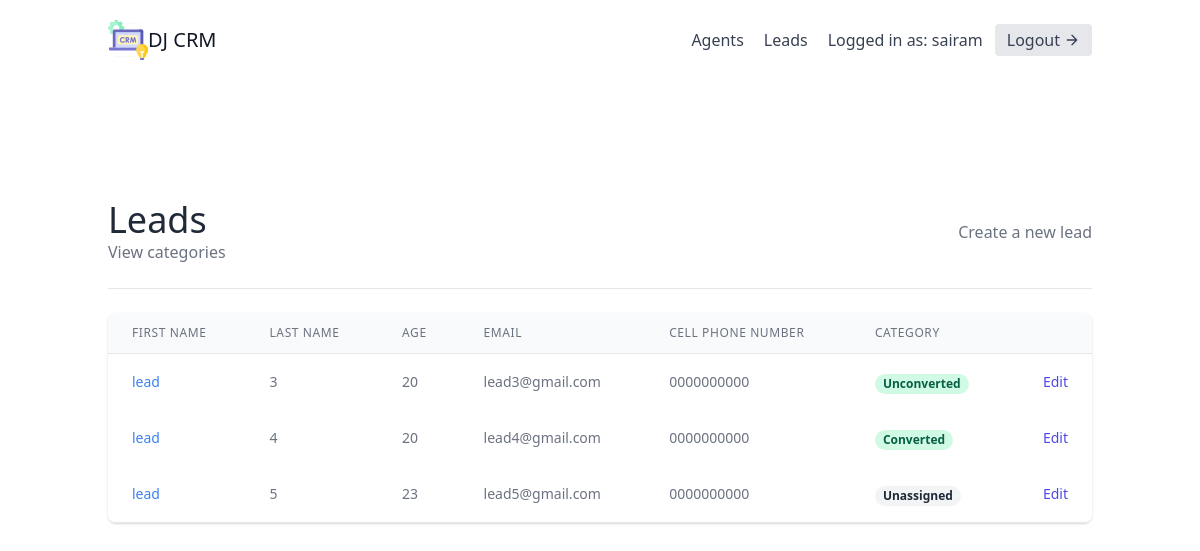
The app's page /leads/ (signed in) with its own data.
### leads/models.py (models this page shows, shortened)
class User(AbstractUser):
    is_organisor = models.BooleanField(default=True)
    is_agent = models.BooleanField(default=False)

class Lead(models.Model):
    first_name = models.CharField(max_length=20)
    last_name = models.CharField(max_length=20)
    age = models.IntegerField(default=0)
    organisation = models.ForeignKey(UserProfile, on_delete=models.CASCADE)
    agent = models.ForeignKey("Agent", null=True, blank=True, on_delete=models.SET_NULL)
    category = models.ForeignKey("Category", related_name="leads", null=True, blank=True, on_delete=models.SET_NULL)
    description = models.TextField()
    date_added = models.DateTimeField(auto_now_add=True)
    phone_number = models.CharField(max_length=20)
    email = models.EmailField()
    profile_picture = models.ImageField(null=True, blank=True, upload_to="profile_pictures/")
    converted_date = models.DateTimeField(null=True, blank=True)
    objects = LeadManager()

class Category(models.Model):
    name = models.CharField(max_length=30)  # New, Contacted, Converted, Unconverted
    organisation = models.ForeignKey(UserProfile, on_delete=models.CASCADE)

### leads/views.py (the view)
# urls.py: path('', LeadListView.as_view(), name='lead-list'),
class LeadListView(LoginRequiredMixin, generic.ListView):
    template_name = "leads/lead_list.html"
    context_object_name = "leads"
    def get_queryset(self):
        user = self.request.user
        if user.is_organisor:
            queryset = Lead.objects.filter(
                organisation=user.userprofile,
                agent__isnull=False
            )
        else:
            queryset = Lead.objects.filter(
                organisation=user.agent.organisation,
                agent__isnull=False
            )
            queryset = queryset.filter(agent__user=user)
        return queryset
    def get_context_data(self, **kwargs):
        context = super(LeadListView, self).get_context_data(**kwargs)
        user = self.request.user
        if user.is_organisor:
            queryset = Lead.objects.filter(
                organisation=user.userprofile,
                agent__isnull=True
            )
            context.update({
                "unassigned_leads": queryset
            })
        return context

### leads/models.py (called while the page is built)
    def get_queryset(self):
        return super().get_queryset()

### leads/templates/leads/lead_list.html (shortened to what this page needs)
{% extends "base.html" %}
{% block content %}
<section class="text-gray-700 body-font">
    <div class="container px-5 py-24 mx-auto flex flex-wrap">
        <div class="w-full mb-6 py-6 flex justify-between items-center border-b border-gray-200">
            <div>
                <h1 class="text-4xl text-gray-800">Leads</h1>
                <a class="text-gray-500 hover:text-blue-500" href="{% url 'leads:category-list' %}">
                    View categories
                </a>
            </div>
            {% if request.user.is_organisor %}
            <div>
                <a class="text-gray-500 hover:text-blue-500" href="{% url 'leads:lead-create' %}">
                    Create a new lead
                </a>
            </div>
            {% endif %}
        </div>
        <div class="flex flex-col w-full">
            <div class="-my-2 overflow-x-auto sm:-mx-6 lg:-mx-8">
            <div class="py-2 align-middle inline-block min-w-full sm:px-6 lg:px-8">
                <div class="shadow overflow-hidden border-b border-gray-200 sm:rounded-lg">
                <table class="min-w-full divide-y divide-gray-200">
                    <thead class="bg-gray-50">
                        <tr>
                            <th scope="col" class="px-6 py-3 text-left text-xs font-medium text-gray-500 uppercase tracking-wider">
                            First Name
                            </th>
                            <th scope="col" class="px-6 py-3 text-left text-xs font-medium text-gray-500 uppercase tracking-wider">
                            Last Name
                            </th>
                            <th scope="col" class="px-6 py-3 text-left text-xs font-medium text-gray-500 uppercase tracking-wider">
                            Age
                            </th>
                            <th scope="col" class="px-6 py-3 text-left text-xs font-medium text-gray-500 uppercase tracking-wider">
                            Email
                            </th>
                            <th scope="col" class="px-6 py-3 text-left text-xs font-medium text-gray-500 uppercase tracking-wider">
                            Cell Phone Number
                            </th>
                            <th scope="col" class="px-6 py-3 text-left text-xs font-medium text-gray-500 uppercase tracking-wider">
                            Category
                            </th>
                            <th scope="col" class="relative px-6 py-3">
                            </th>
                        </tr>
                    </thead>
                    <tbody>
                        {% for lead in leads %}
                            <tr class="bg-white">
                                <td class="px-6 py-4 whitespace-nowrap text-sm font-medium text-gray-900">
                                    <a class="text-blue-500 hover:text-blue-800" href="{% url 'leads:lead-detail' lead.pk %}">{{ lead.first_name }}</a>
                                </td>
                                <td class="px-6 py-4 whitespace-nowrap text-sm text-gray-500">
                                    {{ lead.last_name }}
                                </td>
                                <td class="px-6 py-4 whitespace-nowrap text-sm text-gray-500">
                                    {{ lead.age }}
                                </td>
                                <td class="px-6 py-4 whitespace-nowrap text-sm text-gray-500">
                                    {{ lead.email }}
                                </td>
                                <td class="px-6 py-4 whitespace-nowrap text-sm text-gray-500">
                                    {{ lead.phone_number }}
                                </td>
                                <td class="px-6 py-4 whitespace-nowrap">
                                    {% if lead.category %}
                                        <span class="px-2 inline-flex text-xs leading-5 font-semibold rounded-full bg-green-100 text-green-800">
                                            {{ lead.category.name }}
                                        </span>
                                    {% else %}
                                        <span class="px-2 inline-flex text-xs leading-5 font-semibold rounded-full bg-gray-100 text-gray-800">
                                            Unassigned
                                        </span>
                                    {% endif %}
                                </td>
                                <td class="px-6 py-4 whitespace-nowrap text-right text-sm font-medium">
                                    <a href="{% url 'leads:lead-update' lead.pk %}" class="text-indigo-600 hover:text-indigo-900">
                                        Edit
                                    </a>
                                </td>
                            </tr>
                        {% empty %}
                        <p>There are currently no leads</p>
                        {% endfor %}
                    </tbody>
                </table>
                </div>
            </div>
            </div>
        </div>
    </div>
</section>
{% endblock content %}

### templates/base.html (shortened to what this page needs)
{% load static %}
<!DOCTYPE html>
<html lang="en">
<head>
    <link href="{% static 'css/styles.css' %}" rel="stylesheet">
</head>
<body>
    <div class="max-w-7xl mx-auto">
        {% include 'navbar.html' %}
        {% block content %}
        {% endblock content %}
    </div>
</body>
</html>

### templates/navbar.html (shortened to what this page needs)
<header class="text-gray-700 body-font">
    <div class="container mx-auto flex flex-wrap p-5 flex-col md:flex-row items-center">
      <a href="{% url 'dashboard' %}" class="flex title-font font-medium items-center text-gray-900 mb-4 md:mb-0">
        <span class="ml-5 text-xl ">DJ CRM</span>
      </a>
      <nav class="md:ml-auto flex flex-wrap items-center text-base justify-center">
        {% if not request.user.is_authenticated %}
          <a href="{% url 'signup' %}" class="mr-5 hover:text-gray-900">Signup</a>
        {% else %}
          {% if request.user.is_organisor %}
          <a href="{% url 'agents:agent-list' %}" class="mr-5 hover:text-gray-900">Agents</a>
          {% endif %}
          <a href="{% url 'leads:lead-list' %}" class="mr-5 hover:text-gray-900">Leads</a>
        {% endif %}
      </nav>
      {% if request.user.is_authenticated %}
        Logged in as: {{ request.user.username }}
        <a href="{% url 'logout' %}" class="ml-3 inline-flex items-center bg-gray-200 border-0 py-1 px-3 focus:outline-none hover:bg-gray-300 rounded text-base mt-4 md:mt-0">
          Logout
            <svg fill="none" stroke="currentColor" stroke-linecap="round" stroke-linejoin="round" stroke-width="2" class="w-4 h-4 ml-1" viewBox="0 0 24 24">
                <path d="M5 12h14M12 5l7 7-7 7"></path>
            </svg>
        </a>
      {% endif %}
    </div>
</header>

### records on screen
User: user.username "sairam"
Lead: first_name "lead", last_name "3", age "20", email "lead3@gmail.com", phone_number "0000000000", category.name "Unconverted"
Lead: first_name "lead", last_name "4", age "20", email "lead4@gmail.com", phone_number "0000000000", category.name "Converted"
Lead: first_name "lead", last_name "5", age "23", email "lead5@gmail.com", phone_number "0000000000", shows "Unassigned"
